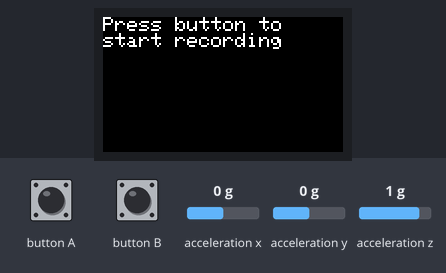
Bench run of a sketch on a simulated ESP32. Shown: 240×135 colour display. The inputs (shaded band) are chosen by the test bench; at power-on: acceleration x 0 g, acceleration y 0 g, acceleration z 1 g.

Above: at 1.3 s.
1.4 s: button A pressed for 0.15 s
At 1.64 s:
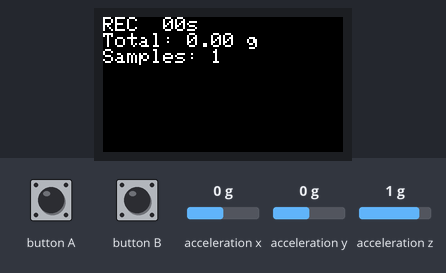
3.3 s: button A pressed for 1 s
At 4.8 s:
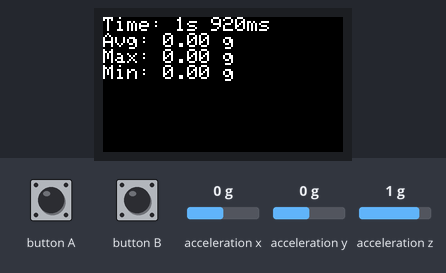
Timing chart, 0 to 6.3 s (numbered marks = the images above; inputs shaded):
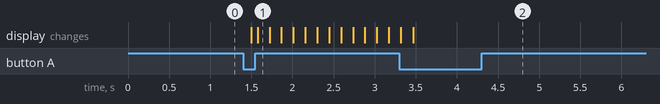

Measured:
- after the input at 1.4 s, the display: first changes after 0.10 s (image 1 shows a later state)
- after the input at 3.3 s, the display: first differs from a run without the input after 0.17 s (image 2)

The sketch:

Gforce-detector.ino
```cpp
#include <M5StickCPlus.h>

float accX, accY, accZ;
bool recording = false;
float maxG, minG, sumG;
int sampleCount;
unsigned long startTime, recordDuration;
float lastTotal = -1;
int lastSampleCount = -1;
unsigned long lastElapsed = -1;
bool justStopped = false;

void drawResults() {
  M5.Lcd.fillScreen(BLACK);
  unsigned long secs = recordDuration / 1000;
  unsigned long ms = recordDuration % 1000;
  M5.Lcd.setCursor(0, 0);
  M5.Lcd.printf("Time: %lus %lums\n", secs, ms);
  M5.Lcd.printf("Avg: %.2f g\n", sumG / sampleCount);
  M5.Lcd.printf("Max: %.2f g\n", maxG);
  M5.Lcd.printf("Min: %.2f g\n", minG);
}

void setup() {
  M5.begin();
  M5.Imu.Init();
  M5.Lcd.setRotation(3);
  M5.Lcd.setTextSize(2);
  M5.Lcd.fillScreen(BLACK);
  M5.Lcd.setCursor(0, 0);
  M5.Lcd.printf("Press button to\nstart recording\n");
}

void loop() {
  M5.update();

  if (M5.BtnA.wasPressed()) {
    if (!recording) {
      recording = true;
      maxG = -9999;
      minG = 9999;
      sumG = 0;
      sampleCount = 0;
      startTime = millis();
      lastTotal = -1;
      lastSampleCount = -1;
      lastElapsed = -1;
      M5.Lcd.fillScreen(BLACK);
    } else {
      recording = false;
      recordDuration = millis() - startTime;
      justStopped = true;
    }
  }

  M5.Imu.getAccelData(&accX, &accY, &accZ);
  float total = sqrt(accX * accX + accY * accY + accZ * accZ) - 1.0;
  if (total < 0) total = 0;

  if (recording) {
    if (total > maxG) maxG = total;
    if (total < minG) minG = total;
    sumG += total;
    sampleCount++;

    unsigned long elapsed = (millis() - startTime) / 1000;
    bool changed = false;

    if (elapsed != lastElapsed) { lastElapsed = elapsed; changed = true; }
    if (abs(total - lastTotal) > 0.01) { lastTotal = total; changed = true; }
    if (sampleCount != lastSampleCount) { lastSampleCount = sampleCount; changed = true; }

    if (changed) {
      M5.Lcd.fillScreen(BLACK);
      M5.Lcd.setCursor(0, 0);
      M5.Lcd.printf("REC  %02lus\n", elapsed);
      M5.Lcd.printf("Total: %.2f g\n", total);
      M5.Lcd.printf("Samples: %d\n", sampleCount);
    }
  } else if (justStopped) {
    drawResults();
    justStopped = false;
  }

  delay(100);
}
```
